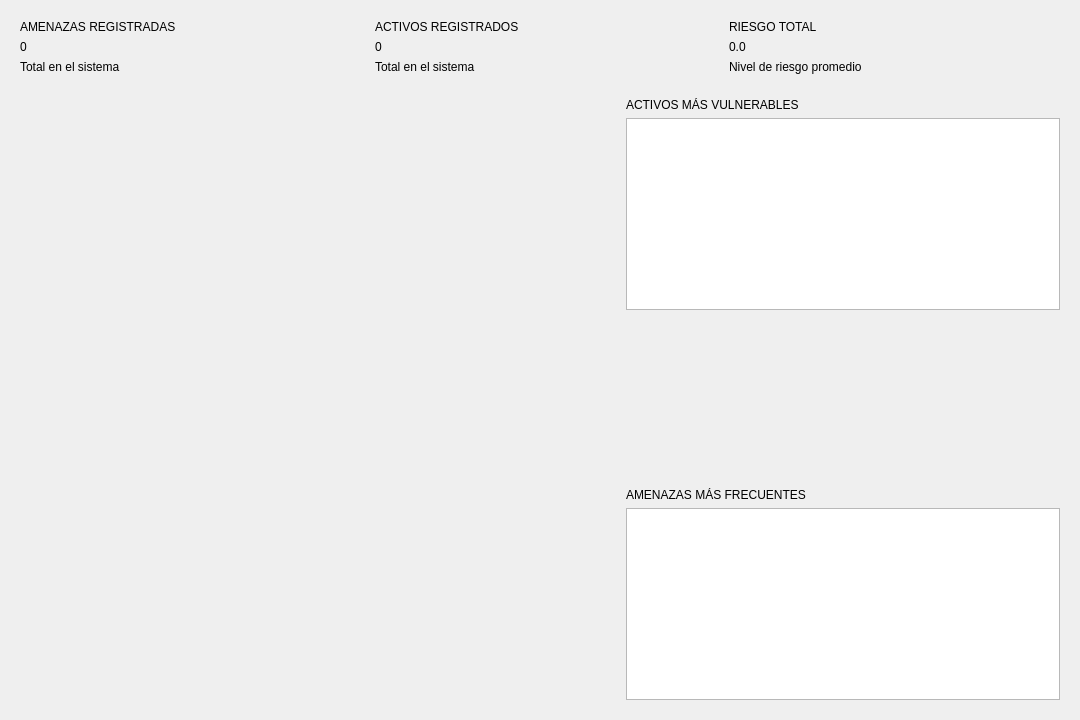
<?xml version="1.0" encoding="UTF-8"?>
<ui version="4.0">
 <class>dashboard</class>
 <widget class="QWidget" name="dashboard">
  <property name="geometry">
   <rect>
    <x>0</x>
    <y>0</y>
    <width>1080</width>
    <height>720</height>
   </rect>
  </property>
  <property name="windowTitle">
   <string>Dashboard - Sistema Sentinela</string>
  </property>
  <property name="styleSheet">
   <string notr="true">/* Estilos generales */
QWidget {
    font-family: 'Segoe UI', Arial, sans-serif;
    background-color: #f5f5f5;
}

/* Contenedores de métricas */
.metric-container {
    background-color: white;
    border-radius: 8px;
    border: 1px solid #ddd;
    padding: 15px;
}

.metric-title {
    font-size: 14px;
    color: #555;
    font-weight: bold;
}

.metric-value {
    font-size: 24px;
    font-weight: bold;
    color: #4a6fa5;
}

.metric-description {
    font-size: 12px;
    color: #777;
}

/* Gráfico principal */
QChartView {
    background-color: white;
    border: 1px solid #ddd;
    border-radius: 8px;
}

/* Lista de vulnerables */
.vulnerable-list {
    background-color: white;
    border-radius: 8px;
    border: 1px solid #ddd;
    padding: 10px;
}

.vulnerable-title {
    font-size: 16px;
    font-weight: bold;
    color: #4a6fa5;
    padding-bottom: 5px;
    border-bottom: 1px solid #eee;
}

.vulnerable-item {
    padding: 8px 0;
    border-bottom: 1px solid #f0f0f0;
}

.vulnerable-item:last-child {
    border-bottom: none;
}

QListWidget{
        QLineEdit {
			  background-color: white; 
}
}</string>
  </property>
  <layout class="QVBoxLayout" name="verticalLayout">
   <item>
    <layout class="QHBoxLayout" name="horizontalLayoutMetrics">
     <item>
      <widget class="QFrame" name="frameThreats">
       <property name="styleSheet">
        <string notr="true">.metric-container</string>
       </property>
       <layout class="QVBoxLayout" name="verticalLayoutThreats">
        <item>
         <widget class="QLabel" name="labelThreatsTitle">
          <property name="styleSheet">
           <string notr="true">.metric-title</string>
          </property>
          <property name="text">
           <string>AMENAZAS REGISTRADAS</string>
          </property>
         </widget>
        </item>
        <item>
         <widget class="QLabel" name="labelThreatsValue">
          <property name="styleSheet">
           <string notr="true">.metric-value</string>
          </property>
          <property name="text">
           <string>0</string>
          </property>
         </widget>
        </item>
        <item>
         <widget class="QLabel" name="labelThreatsDesc">
          <property name="styleSheet">
           <string notr="true">.metric-description</string>
          </property>
          <property name="text">
           <string>Total en el sistema</string>
          </property>
         </widget>
        </item>
       </layout>
      </widget>
     </item>
     <item>
      <widget class="QFrame" name="frameAssets">
       <property name="styleSheet">
        <string notr="true">.metric-container</string>
       </property>
       <layout class="QVBoxLayout" name="verticalLayoutAssets">
        <item>
         <widget class="QLabel" name="labelAssetsTitle">
          <property name="styleSheet">
           <string notr="true">.metric-title</string>
          </property>
          <property name="text">
           <string>ACTIVOS REGISTRADOS</string>
          </property>
         </widget>
        </item>
        <item>
         <widget class="QLabel" name="labelAssetsValue">
          <property name="styleSheet">
           <string notr="true">.metric-value</string>
          </property>
          <property name="text">
           <string>0</string>
          </property>
         </widget>
        </item>
        <item>
         <widget class="QLabel" name="labelAssetsDesc">
          <property name="styleSheet">
           <string notr="true">.metric-description</string>
          </property>
          <property name="text">
           <string>Total en el sistema</string>
          </property>
         </widget>
        </item>
       </layout>
      </widget>
     </item>
     <item>
      <widget class="QFrame" name="frameRisk">
       <property name="styleSheet">
        <string notr="true">.metric-container</string>
       </property>
       <layout class="QVBoxLayout" name="verticalLayoutRisk">
        <item>
         <widget class="QLabel" name="labelRiskTitle">
          <property name="styleSheet">
           <string notr="true">.metric-title</string>
          </property>
          <property name="text">
           <string>RIESGO TOTAL</string>
          </property>
         </widget>
        </item>
        <item>
         <widget class="QLabel" name="labelRiskValue">
          <property name="styleSheet">
           <string notr="true">.metric-value</string>
          </property>
          <property name="text">
           <string>0.0</string>
          </property>
         </widget>
        </item>
        <item>
         <widget class="QLabel" name="labelRiskDesc">
          <property name="styleSheet">
           <string notr="true">.metric-description</string>
          </property>
          <property name="text">
           <string>Nivel de riesgo promedio</string>
          </property>
         </widget>
        </item>
       </layout>
      </widget>
     </item>
    </layout>
   </item>
   <item>
    <layout class="QHBoxLayout" name="horizontalLayoutMain">
     <item>
      <widget class="QChartView" name="chartView" native="true">
       <property name="minimumSize">
        <size>
         <width>600</width>
         <height>400</height>
        </size>
       </property>
      </widget>
     </item>
     <item>
      <widget class="QFrame" name="frameVulnerables">
       <property name="styleSheet">
        <string notr="true">.vulnerable-list</string>
       </property>
       <layout class="QVBoxLayout" name="verticalLayoutVulnerables">
        <item>
         <widget class="QLabel" name="labelVulnerablesTitle">
          <property name="styleSheet">
           <string notr="true">.vulnerable-title</string>
          </property>
          <property name="text">
           <string>ACTIVOS MÁS VULNERABLES</string>
          </property>
         </widget>
        </item>
        <item>
         <widget class="QListWidget" name="listVulnerableAssets">
          <property name="styleSheet">
           <string notr="true">.vulnerable-item</string>
          </property>
         </widget>
        </item>
        <item>
         <spacer name="verticalSpacer">
          <property name="orientation">
           <enum>Qt::Orientation::Vertical</enum>
          </property>
          <property name="sizeHint" stdset="0">
           <size>
            <width>20</width>
            <height>40</height>
           </size>
          </property>
         </spacer>
        </item>
        <item>
         <widget class="QLabel" name="labelThreatsTitle_2">
          <property name="styleSheet">
           <string notr="true">.vulnerable-title</string>
          </property>
          <property name="text">
           <string>AMENAZAS MÁS FRECUENTES</string>
          </property>
         </widget>
        </item>
        <item>
         <widget class="QListWidget" name="listCommonThreats">
          <property name="styleSheet">
           <string notr="true">.vulnerable-item</string>
          </property>
         </widget>
        </item>
       </layout>
      </widget>
     </item>
    </layout>
   </item>
  </layout>
 </widget>
 <customwidgets>
  <customwidget>
   <class>QChartView</class>
   <extends>QWidget</extends>
   <header>qchartview.h</header>
  </customwidget>
 </customwidgets>
 <resources/>
 <connections/>
</ui>
